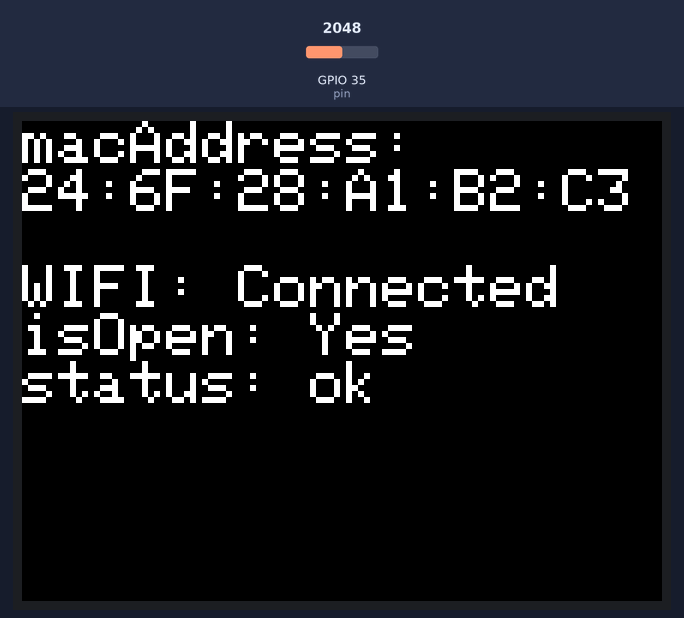
Simulated run of this sketch. Board: ESP32. Shown: 320×240 colour display. The inputs (shaded band) are chosen by the test bench; at power-on: GPIO 35 (pin) = 2048. WiFi joins after 1.5 s; servers stay silent unless stated; uploads are accepted with an empty reply.

Above: at 2.8 s.
2.9 s: GPIO 35 (pin) set to 23
4.4 s: GPIO 35 (pin) set to 18
At 4.7 s:
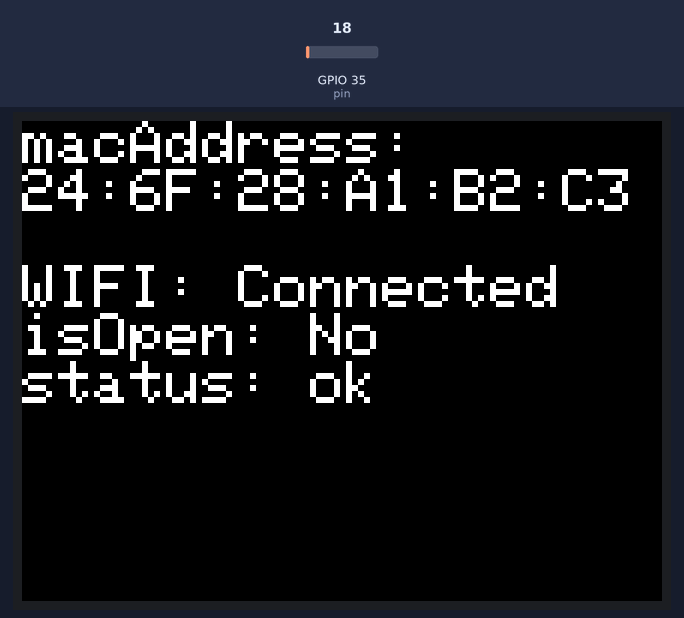
5.9 s: GPIO 35 (pin) set to 491
At 7.0 s:
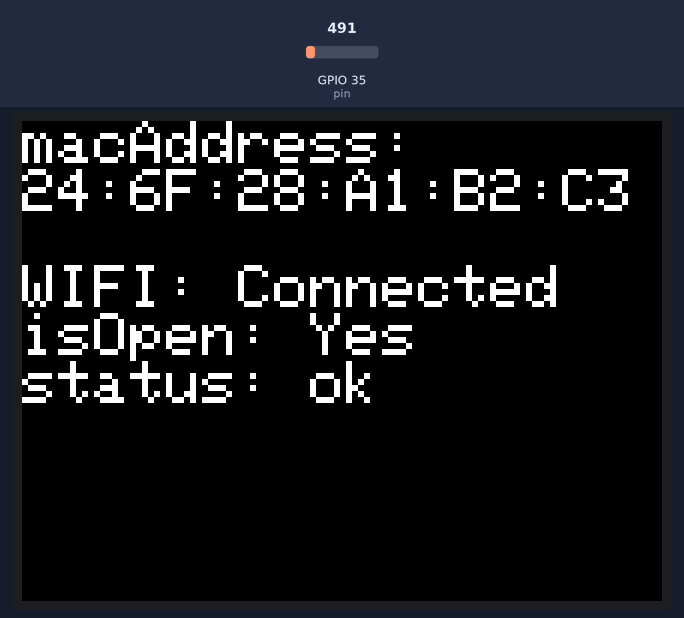
Timing chart, 0 to 8.9 s (numbered marks = the images above; inputs shaded):
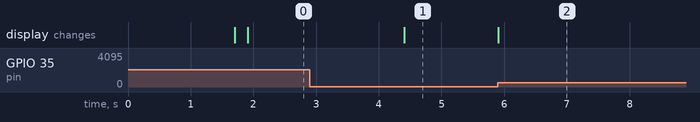

The sketch:

m5.ino
```cpp
#include <M5Core2.h>
#include <HTTPClient.h>
#include <WiFi.h>
#include <ArduinoJson.h>

const char *ssid = "ababa";
const char *password = "ababababa";
const char *url = "https://iput-bb.vercel.app/api/sensor";

const uint16_t x = 18;
const uint16_t y = 24;

const uint16_t pin = 35;
const uint16_t detectLength = 100;

uint16_t sensorValue;

bool toggle;

HTTPClient http;

void setup()
{

  // display setup

  M5.begin();
  M5.Lcd.setTextSize(3);

  M5.Lcd.setCursor(0, 0);
  M5.Lcd.printf("macAddress:");
  M5.Lcd.setCursor(0, y * 3);
  M5.Lcd.printf("WiFi:");
  M5.Lcd.setCursor(0, y * 4);
  M5.Lcd.printf("isOpen:");
  M5.Lcd.setCursor(0, y * 5);
  M5.Lcd.printf("status:");

  // WiFi Setup

  WiFi.begin(ssid, password);

  while (WiFi.status() != WL_CONNECTED)
    delay(500);

  M5.Lcd.setCursor(0, y);
  M5.Lcd.printf((char *)WiFi.macAddress().c_str());

  M5.Lcd.setCursor(0, y * 3);
  M5.Lcd.printf("WIFI: Connected");

  // Sensor Setup

  pinMode(pin, ANALOG);
}

void loop()
{
  M5.update();

  sensorValue = 5000.0 * analogRead(pin) / 1024;

  if (sensorValue < detectLength && toggle)
  {
    M5.Lcd.setCursor(0, y * 4);
    M5.Lcd.printf("isOpen: No ");

    String body = "{ \"macAddress\": \"" + WiFi.macAddress() + "\", \"isOpen\": false }";

    http.begin(url);
    http.addHeader("Content-type", "application/json");
    int status = http.POST(body);
    http.end();

    M5.Lcd.setCursor(0, y * 5);

    if (status == 200)
    {
      M5.Lcd.printf("status: ok   ");
    }
    else
    {
      M5.Lcd.printf("status: error");
    }

    toggle = false;
  }

  if (sensorValue > detectLength && !toggle)
  {
    M5.Lcd.setCursor(0, y * 4);
    M5.Lcd.printf("isOpen: Yes");

    String body = "{ \"macAddress\": \"" + WiFi.macAddress() + "\", \"isOpen\": true }";

    http.begin(url);
    http.addHeader("Content-type", "application/json");
    int status = http.POST(body);
    http.end();

    M5.Lcd.setCursor(0, y * 5);

    if (status == 200)
    {
      M5.Lcd.printf("status: ok   ");
    }
    else
    {
      M5.Lcd.printf("status: error");
    }

    toggle = true;
  }
}
```

Measured:
- the behaviour switches between 21 and 20 on GPIO 35 (pin) (found by bisection; images 0 and 1)
- after the input at 2.9 s, every drawn part: stays the same
- after the input at 4.4 s, the display: changes at once (image 1)
- after the input at 5.9 s, the display: changes at once (image 2)
